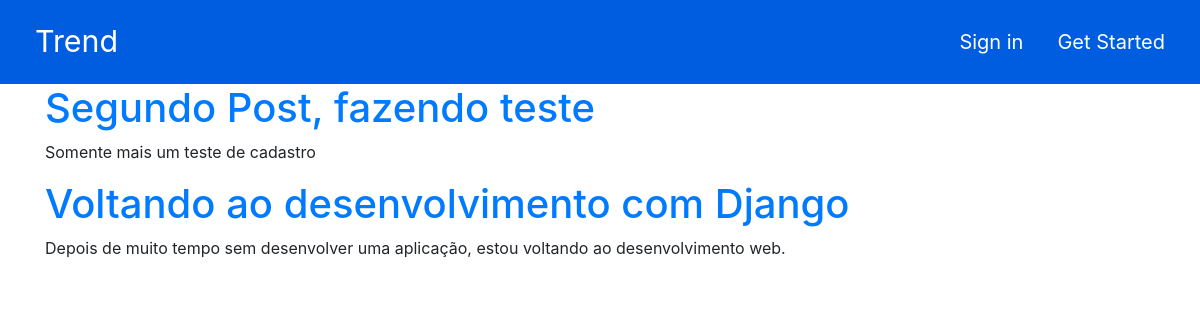
Before: /allPosts with the older database file.
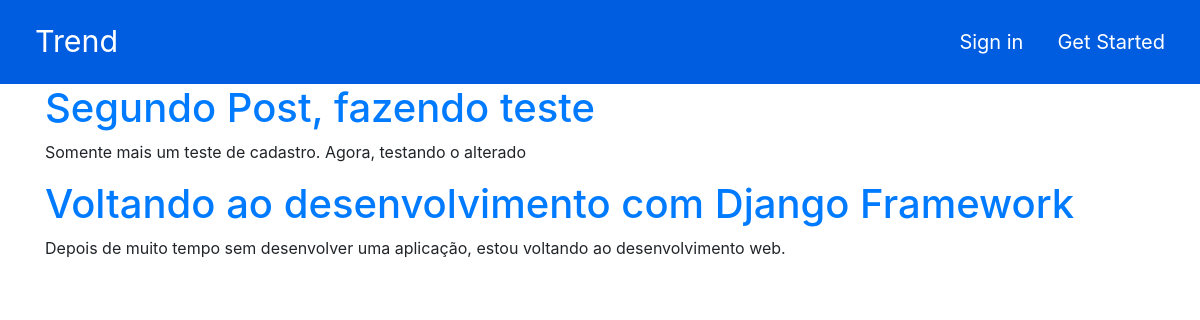
After: the same page with the newer database file.
### application/models.py (models this page shows, shortened)
class Post(models.Model):
    STATUS = (('public', 'Public'), ('private', 'Private'),)
    title = models.CharField(max_length=250)
    slug = models.SlugField(max_length=250)
    author = models.ForeignKey(User, on_delete=models.CASCADE)
    content = models.TextField()
    published = models.DateTimeField(default=timezone.now)
    updated = models.DateTimeField(auto_now=True)
    status = models.CharField(max_length=10, choices=STATUS, default='private')
    def get_absolute_url(self):
        return reverse('detailPost', args=[self.slug])
    class Meta:
        ordering = ('-published',)

### application/views.py (the view)
# urls.py: path('allPosts', views.PostListView.as_view(), name='listPosts'),
class PostListView(ListView):
    model = Post
    template_name = 'post/list-posts.html'

### application/templates/post/list-posts.html (shortened to what this page needs)
{% extends 'base.html' %}
{% block content %}
    {% for post in object_list %}
        <h1><a href="{{post.get_absolute_url}}">{{post.title}}</a></h1>
        <p>{{post.content}}</p>
    {% endfor %}
{% endblock content %}

Changed rows visible on the page:
changed Post "Segundo Post, fazendo teste": content "Somente mais um teste de cadastro" → "Somente mais um teste de cadastro. Agora, testando o alterado"
changed Post: title "Voltando ao desenvolvimento com Django" → "Voltando ao desenvolvimento com Django Framework"
